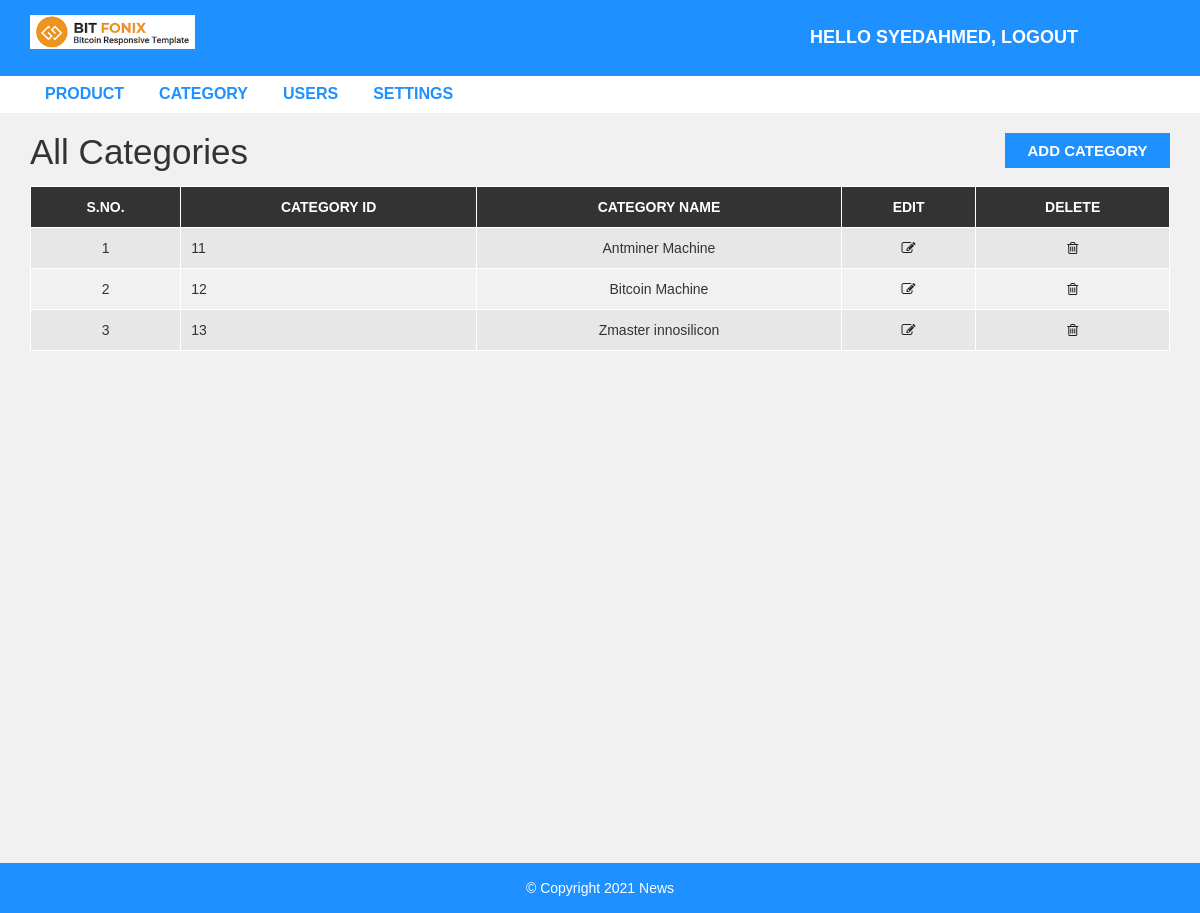
The page /Dashboard/pages/category.php (signed in) on the database its author committed.
### tables this page shows
CREATE TABLE `category` (
  `c_id` int(11) NOT NULL,
  `c_Name` varchar(50) NOT NULL
);

### Dashboard/pages/category.php (the view, shortened to what this page needs)
<?php include "header.php"; ?>
<div id="admin-content">
    <div class="container">
        <div class="row">
            <div class="col-md-10">
                <h1 class="admin-heading">All Categories</h1>
            </div>
            <div class="col-md-2">
                <a class="add-new" href="addcategory.php">add category</a>
            </div>
            <div class="col-md-12">
              <?php
                include 'config.php';
                  $limit = 3;
                  if(isset($_GET["page"])){
                      $page = $_GET["page"];
                  }
                  else{
                      $page = 1;
                  };
                  $offset = ($page-1)* $limit;
              $sql = "SELECT * FROM  category ";
              $result = mysqli_query($conn, $sql);
              if (mysqli_num_rows($result) > 0) {
                  $table = '<table class="content-table">';
                  $table .= '<thead>
                                  <th>S.No.</th>
                                  <th>Category ID</th>
                                  <th>Category Name</th>
                                  <th>Edit</th>
                                  <th>Delete</th>
                              </thead>
                              <tbody>';
                    $serial = $offset + 1;
                  while($row = mysqli_fetch_assoc($result)) {
                    $table .= "<tr>
                            <td class='id'>{$serial}</td>
                            <td>{$row["c_id"]}</td>
                            <td>{$row["c_Name"]}</td>
                            <td class='edit'><a href='updatecategory.php?id={$row['c_id']}' ><i class='fa fa-edit'></i></a></td>
                            <td class='delete'><a href='deletecategory.php?id={$row['c_id']}'><i class='fa fa-trash-o'></i></a></td>
                        </tr>";
                        $serial++;
                  }
                  $table .= '</tbody></table>';
                  echo $table;
              } else {
                  echo "<h3>No Results Found.</h3>";
              }
              ?>
            </div>
        </div>
    </div>
</div>
<?php include "footer.php"; ?>

### Dashboard/css/style.css (style rules this page uses)
body { background: #f1f1f1; font-family: sans-serif,arial,Helvetica; }
a, a:hover, a:focus { text-decoration: none; outline: none; }
#admin-content { padding: 20px 0; min-height: 750px; }
#admin-content .admin-heading { font-size: 35px; margin: 0 0 15px; }
#admin-content .add-new { color: #fff; background-color: #1E90FF; font-size: 15px; font-weight: 600; text-align: center; text-transform: uppercase; padding: 7px 10px; display: block; transition: all 0.3s; }
#admin-content .content-table { border: 1px solid #000; width: 100%; margin: 0 0 20px; }
#admin-content .content-table thead { color: #fff; background-color: #333; }
#admin-content .content-table th { padding: 10px; border: 1px solid #fff; font-weight: 600; text-align: center; text-transform: uppercase; }
#admin-content .content-table tbody { color: #333; }
#admin-content .content-table tbody tr { background-color: #e7e7e7; }
#admin-content .content-table tbody tr:nth-child(even) { background-color: transparent; }
#admin-content .content-table tbody td { padding: 10px; border: 1px solid #fff; text-align: center; }
#admin-content .content-table tbody td:nth-child(2) { text-align: left; }
.id, .edit, .delete { text-align:center; }
i.fa { color:#222; }

### rows shown on the page
category: c_id "11", c_Name "Antminer Machine"
category: c_id "12", c_Name "Bitcoin Machine"
category: c_id "13", c_Name "Zmaster innosilicon"

### other values the page prints
$_SESSION["username"] "SYEDAHMED"
